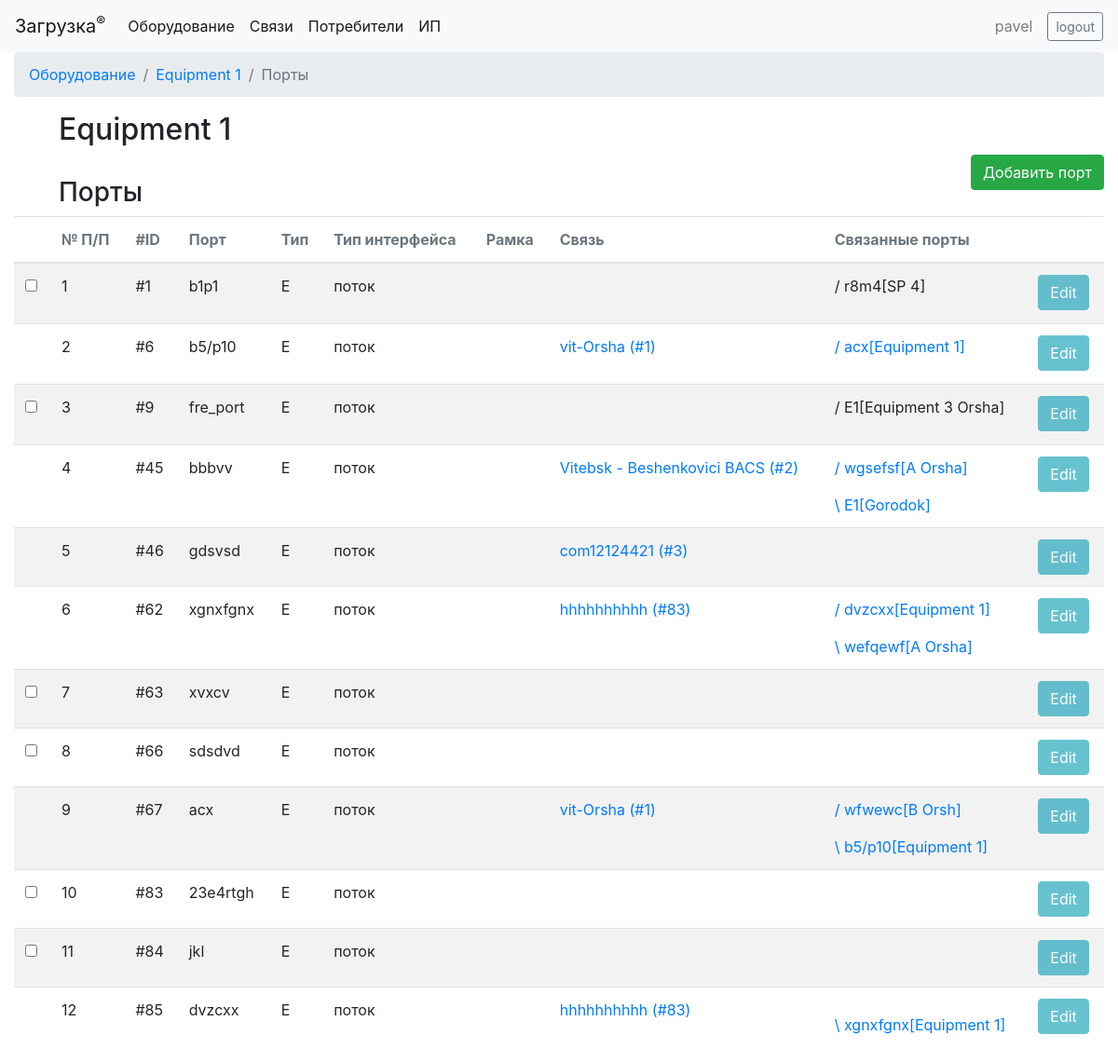
/register/equipment/1/ports (signed in), run on the app's committed database.
### register/models.py (models this page shows, shortened)
class Equipment(models.Model):
    type_choices = [
        ('E', 'Оборудование'),
        ('O', 'Оптические кроссы'),
        ('F', 'Рамки'),
        ('V', 'Виртуальные объекты'),
        ('S', 'Системы'),
        ('-', 'Другое'),
        ('', '---------'),
    ]
    name = models.CharField(max_length=100)
    endpoint = models.ForeignKey('EndPoint', on_delete=models.RESTRICT, default=None, null=True, related_name='equipments')
    location = models.CharField(max_length=100, null=True)
    note = models.TextField(null=True, blank=True)
    type = models.CharField(max_length=1, choices=type_choices, default='-')
    endpoint_opposite = models.ForeignKey('EndPoint', on_delete=models.RESTRICT, default=None, null=True, blank=True, related_name='systems')
    def __str__(self):
        return f"{self.name}"
    class Meta:
        unique_together = ('name', 'type',)

class Port(models.Model):
    media_type_choices = [
        ('E', 'electrical'),
        ('O', 'optical'),
        ('V', 'virtual')
    ]
    equipment = models.ForeignKey('Equipment', on_delete=models.CASCADE, related_name='ports', blank=True)
    interface_type = models.ForeignKey('InterfaceType', on_delete=models.RESTRICT, related_name='ports')
    media_type = models.CharField(max_length=1, choices=media_type_choices, default='E')
    port_name = models.CharField(max_length=30, blank=True)
    note = models.TextField(null=True, blank=True)
    frame_name = models.CharField(max_length=30, blank=True)  # Информация о рамке, на которой расшит порт (вместо frame с OneToOneField).
    connected_to = models.OneToOneField('Port', on_delete=models.RESTRICT, related_name='connected_from', blank=True, null=True)
    frame = models.OneToOneField('Port', on_delete=models.RESTRICT, related_name='port', blank=True, null=True)
    communication = models.ForeignKey('Communication', on_delete=models.RESTRICT, null=True, blank=True, related_name='ports')
    class Meta:
        unique_together = ('port_name', 'equipment',)

class InterfaceType(models.Model):
    type = models.CharField(max_length=15, unique=True, help_text="Enter interface type or his speed.")
    note = models.TextField(null=True, blank=True)
    def __str__(self):
        return f"{self.type}"

class Communication(models.Model):
    service_status_choices = [
        ('E', 'enabled'),
        ('D', 'disabled')
    ]
    name = models.CharField(max_length=150, null=False)
    service_status = models.CharField(max_length=1, choices=service_status_choices, default='E')
    create_date = models.DateTimeField(auto_now_add=True)
    note = models.TextField(null=True, blank=True)
    direction_from = models.ForeignKey(EndPoint, on_delete=models.RESTRICT, null=True, related_name='direction_from')
    direction_to = models.ForeignKey(EndPoint, on_delete=models.RESTRICT, null=True, related_name='direction_to')
    consumer = models.ForeignKey(Consumer, on_delete=models.RESTRICT, related_name='communications')
    communication_type = models.ForeignKey(InterfaceType, null=True, on_delete=models.SET_NULL, related_name='communications')
    class Meta:
        unique_together = ('name', 'direction_from', 'direction_to', 'consumer', 'communication_type')
    def __str__(self):
        return f"{self.name} (#{self.id})"

### register/views.py (the view, shortened to what this page needs)
# urls.py: re_path(r'^equipment/(?P<pk>\d+)/ports$', views.equipment_ports, name='equipment_ports'),
def equipment_ports(request, pk):
    equipment = Equipment.objects.get(id=pk)
    ports = Equipment.objects.get(id=pk).ports.all()
    PortFormset = port_formset_factory(extra=len(ports))
    create_port_form = CreatePortForm()
    port_formset = PortFormset(form_kwargs={'instances': ports})
    context = {
        'equipment': equipment,
        'port_formset': port_formset,
        'create_port_form': create_port_form,
    }
    return render(request, 'equipment_ports.html', context=context)

### register/forms.py
class CreatePortForm(PortForm):
    class Meta(PortForm.Meta):
        exclude = ['note']
    def __init__(self, *args, **kwargs):
        super().__init__(*args, **kwargs)
        self.fields['port_name'].widget.attrs.update({'autocomplete': 'off', 'class': 'form-control'})
        self.fields['port_name'].label = 'Обозначение'
        self.fields['interface_type'].widget.attrs['class'] = 'form-control'
        self.fields['interface_type'].label = 'Тип интерфейса'
        self.fields['media_type'].widget.attrs['class'] = 'form-control'
        self.fields['media_type'].label = 'Тип сигнала'
        self.fields['frame_name'].widget.attrs['class'] = 'form-control'
        self.fields['frame_name'].label = 'Рамка'
        print()

### register/forms.py (called while the page is built)
def port_formset_factory(extra=None):
    return formset_factory(PortDetailForm, formset=PortBaseFormSet, can_delete=True, extra=extra)

    def get_form_kwargs(self, index):
        form_kwargs = super(PortBaseFormSet, self).get_form_kwargs(index)
        port_instance = None
        try:
            port_instance = form_kwargs['instances'].all()[index]
        except IndexError:
            print('Index out of range.')
        return {'instance': port_instance}

### register/templates/equipment_ports.html (shortened to what this page needs)
{% extends "base_generic.html" %}
{% block content %}
    <nav aria-label="breadcrumb">
        <ol class="breadcrumb">
            <li class="breadcrumb-item"><a href="{% url 'equipments' %}">Оборудование</a></li>
            <li class="breadcrumb-item"><a href="{% url 'equipment_detail' equipment.id %}">{{ equipment.name }}</a></li>
            <li class="breadcrumb-item active">Порты</li>
        </ol>
    </nav>
    <div id="equipment_info" class="px-5">
        <h2 class="">{{ equipment.name }}</h2>
    </div>
    <button type="button" class="btn btn-success float-right" data-toggle="modal" data-target="#create_port_modal">Добавить порт</button>
    <div class="px-5 pt-4">
        <h3><span>Порты</span></h3>
    </div>
    <form method="POST">{% csrf_token %}
    <table class="table table-striped">
        <thead class="text-secondary">
            <th>&nbsp;&nbsp;&nbsp;</th>
            <th>№ П/П</th>
            <th>#ID </th>
            <th>Порт </th>
            <th>Тип </th>
            <th>Тип интерфейса</th>
            <th>Рамка</th>
            <th>Связь</th>
            <th>Связанные порты</th>
            <th>&nbsp;&nbsp;&nbsp;</th>
        </thead>
        <tbody id="port_formset">
            {% for form in port_formset %}
                <tr id="{{ port_formset.prefix }}-{{ forloop.counter1 }}" class="{% if port.instance.id %} {% endif %}">
                     {% if port_formset.can_delete %}
                        <td>
                            {% if not form.instance.communication and not form.instance.connected_from.communication %}
                                {{ form.DELETE }}
                            {% endif %}
                        </td>
                    {% endif %}
                    <td>
                        {{ forloop.counter }}
                    </td>
                    <td>
                        #{{ form.instance.id }}
                    </td>
                    <td>
                        {{ form.instance.port_name }}
                    </td>
                    <td>
                        {{ form.instance.media_type }}
                    </td>
                    <td>
                        {{ form.instance.interface_type }}
                    </td>
                    <td>
                    </td>
                    <td>
                        {% if form.instance.communication %}
                            <a href="{% url 'communication_detail' form.instance.communication.id %}">
                                {{ form.instance.communication }}
                            </a>
                        {% elif form.instance.connected_from.communication %}
                            <a href="{% url 'communication_detail' form.instance.connected_from.communication.id %}">
                                {{ form.instance.connected_from.communication }}
                            </a>
                        {% endif %}
                    </td>
                    <td>
                        {% if form.instance.communication %}
                            <a href="{% url 'connection_edit_with_filter' form.instance.communication.id %}">
                            {% if form.instance.connected_to %}
                                / {{ form.instance.connected_to.port_name }}[{{ form.instance.connected_to.equipment }}]
                            {% endif %}<p></p>
                            {% if form.instance.connected_from %}
                                    \ {{ form.instance.connected_from.port_name }}[{{ form.instance.connected_from.equipment }}]
                            {% endif %}
                            </a>
                        {% else %}
                            {% if form.instance.connected_to %}
                                / {{ form.instance.connected_to.port_name }}[{{ form.instance.connected_to.equipment }}]
                            {% endif %}<p></p>
                        {% endif %}
                    </td>
                    <td>
                        <button class="edit-button btn btn-info" data-port-id="{{ form.instance.id }}" disabled>Edit</button>
                    </td>
                </tr>
            {% endfor %}
        </tbody>
    </table>
            </form>
{% endblock %}

### register/templates/base_generic.html (shortened to what this page needs)
<!DOCTYPE html>
<html lang="en">
    <head>
        <link rel="stylesheet"
              href="https://cdn.jsdelivr.net/npm/bootstrap@4.1.3/dist/css/bootstrap.min.css"
>
        <link rel="stylesheet" href="https://cdnjs.cloudflare.com/ajax/libs/font-awesome/4.7.0/css/font-awesome.min.css">
        {% load static %}
        <link rel="stylesheet" href="{% static 'css/styles.css' %}">
    </head>
    <body>
        <nav class="navbar navbar-expand-lg navbar-light bg-light sticky-top">
            <a class="navbar-brand" href="{% url 'index' %}">Загрузка<sup>&reg;</sup></a>
            <div class="collapse navbar-collapse" id="navbarNav">
                <ul class="navbar-nav mr-auto">
                    <li class="nav-item active">
                        <a class="nav-link" href="{% url 'equipments' %}" aria-current="page">Оборудование<span class="sr-only">(current)</span></a>
                    </li>
                    <li class="nav-item active">
                        <a class="nav-link" href="{% url 'communications' %}" aria-current="page">Связи</a>
                    </li>
                    <li class="nav-item active">
                        <a class="nav-link" href="{% url 'consumers' %}">Потребители</a>
                    </li>
                    <li class="nav-item active">
                        <a class="nav-link" href="{% url 'endpoints' %}">ИП</a>
                    </li>
                </ul>
                {% if user.is_authenticated %}
                    <span class="navbar-text px-3">
                        {{ user.get_username }}
                    </span>
                    <a class="btn btn-sm btn-outline-secondary" href="{% url 'logout' %}?next={{request.path}}">logout</a>
                {% else %}
                    <a class="btn btn-sm btn-outline-secondary" href="{% url 'login' %}?next={{request.path}}">login</a>
                {% endif %}
            </div>
        </nav>
        <div class="container-fluid">
            <div class="row" id="div-row">
                <div class="col" id="div-right">
                    {% if user.is_authenticated %}
                        {% block content %}
                        {% endblock %}
                    {% else %}
                        <p>Please, login!</p>
                        {% block login %}{% endblock %}
                    {% endif %}
                </div>
            </div>
        </div>
    </body>
</html>

### data on the page
Equipment: name "Equipment 1"
Port: instance.id "1", instance.port_name "b1p1", instance.media_type "E", instance.interface_type "поток", instance.connected_to.port_name "r8m4", instance.connected_to.equipment "SP 4"
Port: instance.id "6", instance.port_name "b5/p10", instance.media_type "E", instance.interface_type "поток", instance.communication "vit-Orsha (#1)", instance.connected_to.port_name "acx", instance.connected_to.equipment "Equipment 1"
Port: instance.id "9", instance.port_name "fre_port", instance.media_type "E", instance.interface_type "поток", instance.connected_to.port_name "E1", instance.connected_to.equipment "Equipment 3 Orsha"
Port: instance.id "45", instance.port_name "bbbvv", instance.media_type "E", instance.interface_type "поток", instance.communication "Vitebsk - Beshenkovici BACS (#2)", instance.connected_to.port_name "wgsefsf", instance.connected_to.equipment "A Orsha", instance.connected_from.port_name "E1", instance.connected_from.equipment "Gorodok"
Port: instance.id "46", instance.port_name "gdsvsd", instance.media_type "E", instance.interface_type "поток", instance.communication "com12124421 (#3)"
Port: instance.id "62", instance.port_name "xgnxfgnx", instance.media_type "E", instance.interface_type "поток", instance.communication "hhhhhhhhhh (#83)", instance.connected_to.port_name "dvzcxx", instance.connected_to.equipment "Equipment 1", instance.connected_from.port_name "wefqewf", instance.connected_from.equipment "A Orsha"
Port: instance.id "63", instance.port_name "xvxcv", instance.media_type "E", instance.interface_type "поток"
Port: instance.id "66", instance.port_name "sdsdvd", instance.media_type "E", instance.interface_type "поток"
Port: instance.id "67", instance.port_name "acx", instance.media_type "E", instance.interface_type "поток", instance.communication "vit-Orsha (#1)", instance.connected_to.port_name "wfwewc", instance.connected_to.equipment "B Orsh", instance.connected_from.port_name "b5/p10", instance.connected_from.equipment "Equipment 1"
Port: instance.id "83", instance.port_name "23e4rtgh", instance.media_type "E", instance.interface_type "поток"
Port: instance.id "84", instance.port_name "jkl", instance.media_type "E", instance.interface_type "поток"
Port: instance.id "85", instance.port_name "dvzcxx", instance.media_type "E", instance.interface_type "поток", instance.communication "hhhhhhhhhh (#83)", instance.connected_from.port_name "xgnxfgnx", instance.connected_from.equipment "Equipment 1"

### other printed values
{{ user.get_username }} "pavel"
